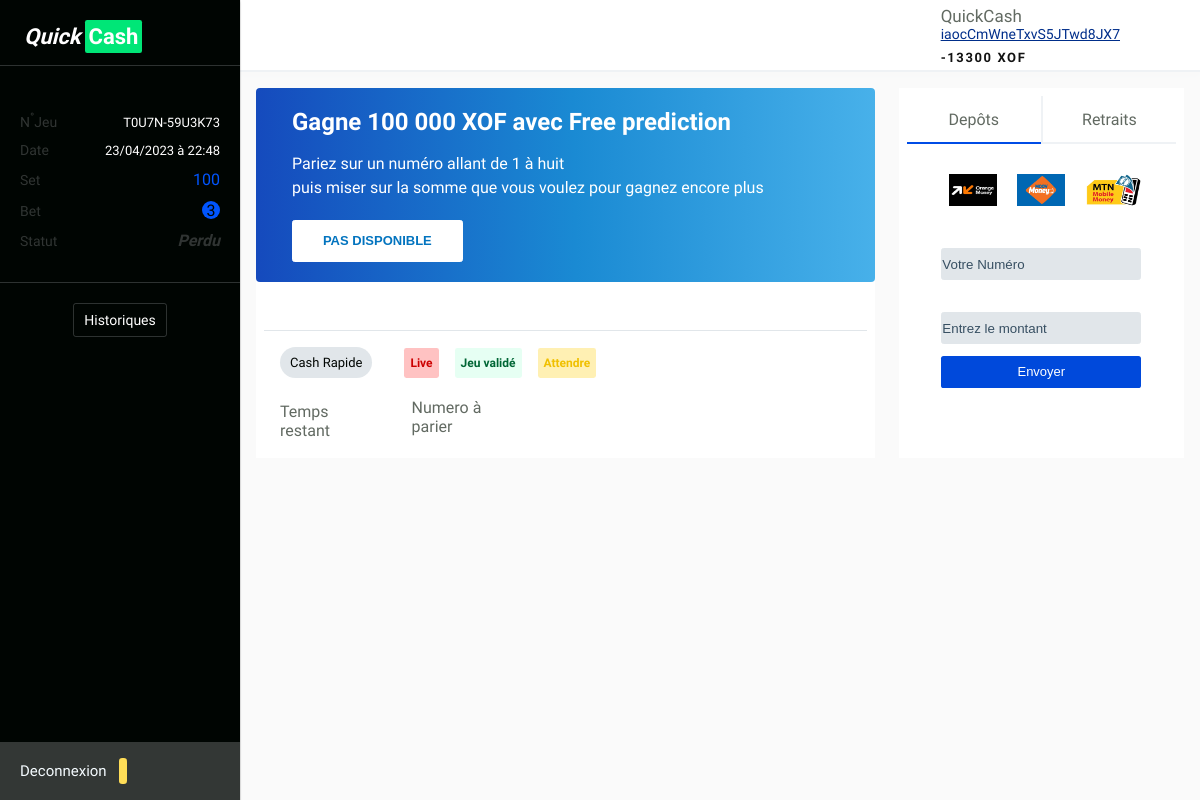
The app's page /profile (signed in), older data.
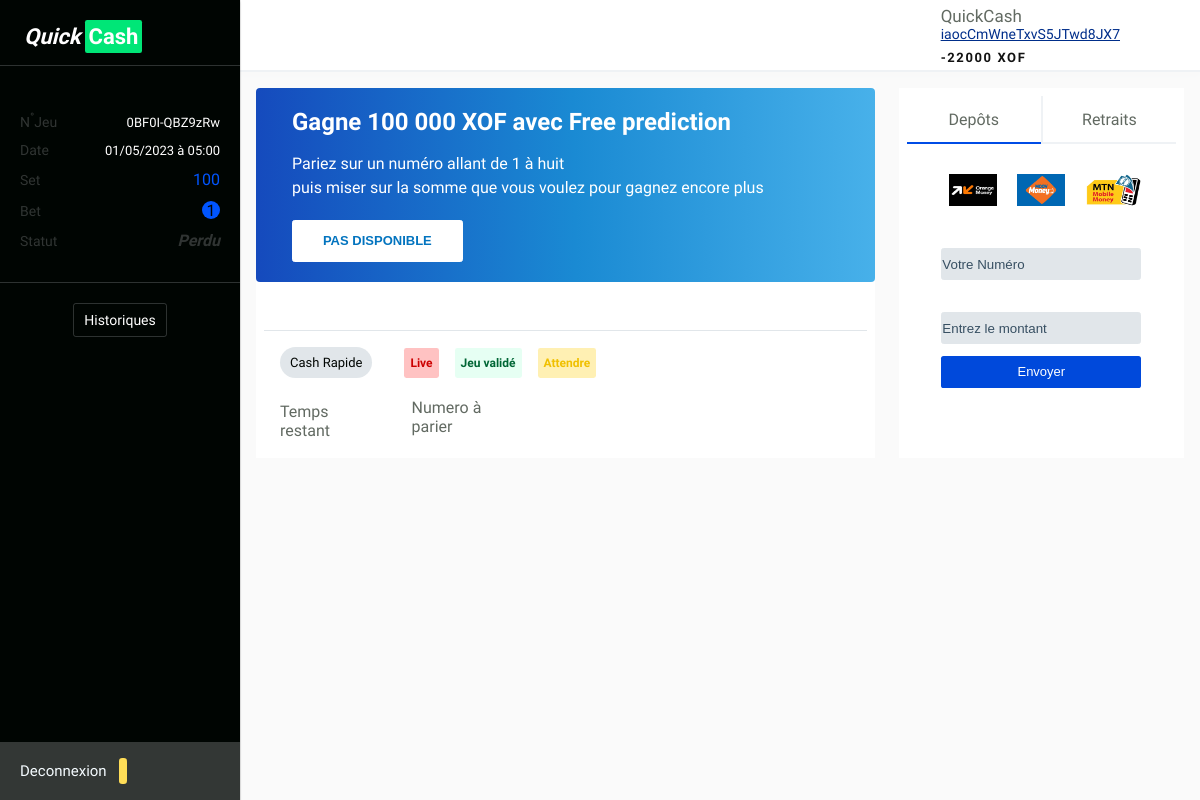
The same page, newer data.
### app/models.py (models this page shows, shortened)
class User(db.Model,UserMixin):
    id=db.Column(db.Integer,primary_key=True)
    email=db.Column(db.String(100),unique=True)
    password=db.Column(db.String(100))
    name=db.Column(db.String(1000))
    surname=db.Column(db.String(1000))
    pseudo=db.Column(db.String(1000))
    phone=db.Column(db.String(1000))
    date_n=db.Column(db.String(1000))
    phone=db.Column(db.String(1000))
    condition=db.Column(db.String(1000))
    registered_on = db.Column(db.DateTime, nullable=False)
    admin = db.Column(db.Boolean, nullable=False, default=False)
    confirmed = db.Column(db.Boolean, nullable=False, default=False)
    confirmed_on = db.Column(db.DateTime, nullable=True)
    active = db.Column(db.Boolean())
    solde= db.Column(db.Integer())
    compte_quickcash = db.relationship(
    'Compte_Quickcash',
    backref='user',
    lazy='dynamic'
    )
    game = db.relationship(
    'Game',
    backref='user',
    lazy='dynamic'
    )
    tmpgame= db.relationship(
    'TmpGame',
    backref='user',
    lazy='dynamic'
    )

class Compte_Quickcash(db.Model):
    id = db.Column(db.Integer(),primary_key=True)
    num_compt=db.Column(db.String(1000))
    solde= db.Column(db.Integer())
    user_id = db.Column(db.Integer(),db.ForeignKey('user.id'))

class Game(db.Model):
    id=db.Column(db.Integer(),primary_key=True)
    id_game=db.Column(db.String(1000))
    paid=db.Column(db.Integer())
    message=db.Column(db.Integer())
    user_id = db.Column(db.Integer(),db.ForeignKey('user.id'))
    statut=db.Column(db.Text())
    registered_on = db.Column(db.DateTime, nullable=False)

### app/main/routes.py (the view)
@main.route('/profile')
@login_required
@check_confirmed
def profile():
    user = User.query.filter_by(id=current_user.id).first()
    compte_user=Compte_Quickcash.query.filter_by(user_id=user.id).first()
    numero_client=compte_user.num_compt
    paids=Paid()
    game=Game.query.order_by(Game.id.desc()).filter_by(user_id=user.id).first()
    if game is not None:
        print(game)
        numero_jeu=game.id_game
        date_jeu=game.registered_on
        dt=datetime.fromisoformat(str(date_jeu))
        formatted_data=dt.strftime('%d/%m/%Y à %H:%M')
        mise_jeu=game.paid
        numero_parier=game.message
        statut=game.statut
    else:
        numero_jeu='pas information'
        formatted_data='pas information'
        mise_jeu='pas information'
        numero_parier='pas information'
        statut='pas information'
    return render_template('main/profile.html',paids=paids,numero_client=numero_client,numero_jeu=numero_jeu,formatted_data=formatted_data,mise_jeu=mise_jeu,numero_parier=numero_parier,statut=statut)

### app/main/routes.py (called while the page is built)
def Paid():
    paid_tab=[]
    start=100
    step=100
    while start<=10000:
        paid_tab.append(start)
        if start==1000:
            step=200
        if start==4000:
            step=500
        if start==6000:
            step=1000
        start+=step
    return paid_tab

### app/main/templates/main/profile.html (shortened to what this page needs)
<!DOCTYPE html>
<html lang="fr">
<head>
    <link href="{{url_for('static', filename = 'css/profileuitheme.css')}}" rel="stylesheet">
    <link href="{{url_for('static', filename = 'css/game.css')}}" rel="stylesheet">
    <link rel="stylesheet" href="https://cdnjs.cloudflare.com/ajax/libs/font-awesome/6.1.2/css/all.min.css">
    <link rel="stylesheet" href="https://unicons.iconscout.com/release/v4.0.8/css/line.css">
</head>
<body>
{% if current_user.confirmed and  current_user.is_authenticated%}
    <div class="grid-container">
        <div class="menu-icon">
        </div>
        <header class="header">
            <div class="profil-details header__items">
                <div class="header__avatar ">
                </div>
                <div class="detail-info">
                    <span class=" dt-items joueur">{{current_user.pseudo|e}}  </span>
                    <span class=" dt-items identifiant">{{numero_client|e}}  </span>
                    <span id="persist_solde" class="dt-items solde-joueur">{{current_user.solde|e}} XOF</span>
                </div>
            </div>
        </header>
        <aside class="sidenav">
            <div class="sidenav-item  logo-app">
                <span class="logo-name">
                    <span class="st">Quick</span><span class="nd">Cash</span>
                </span>
            </div>
            <div class="sidenav-item aside-item">
                <div class="sidenav__list-item game-detail">
                   <div class="game-detail-item numero_jeu" >
                    <span class="labels-item numero_jeu_item">N<sup>°</sup>Jeu</span>
                    <span  id="number_game">{{numero_jeu|e}}</span>
                   </div>
                   <div class="game-detail-item date_jeu" >
                    <span class="labels-item date_jeu_item">Date</span>
                    <span  id="date_game">{{formatted_data|e}}</span>
                   </div>
                   <div class="game-detail-item mise_jeu" >
                    <span class="labels-item mise_jeu_item">Set</span>
                    <span  id="set_game">{{mise_jeu|e}}</span>
                   </div>
                   <div class="game-detail-item bet_jeu" >
                    <span class="labels-item bet_jeu_item">Bet </span>
                    <span  id="bet_game">{{numero_parier|e}}</span>
                   </div>
                   <div class="game-detail-item statut_jeu">
                    <span class="labels-item statut_jeu_item">Statut</span>
                    <span  id="statut_game">{{statut|e}}</span>
                   </div>
                </div>
                <div class="more-item">
                    <a href="#">Historiques</a>
                </div>
            </div>
            <a class="nav-link logout-item sidenav-item " href="{{ url_for('auth.logout') }}">Deconnexion
                        <span class="uil uil-signout"></span>
            </a>
        </aside>
        <main class="main">
            <div class="main-header">
               <div class="grid main_description">
                        <div class="main-header__updates">
                            <div class="main-header__items main__description">
                                <div class="main-header__items main__description">
                                    <h2 class="desc__name">Gagne 100 000 XOF avec Free prediction</h2>
                                    <p>Pariez sur un numéro  allant de 1 à huit <br> puis miser sur la somme que vous voulez pour gagnez encore plus </p>
                                </div>
                                <button class="btn-open">Pas Disponible</button>
                            </div>
                        </div>
               </div>
               <div class="grid main_jeu">
                    <div class="grid-item-header">
                        <h3 class="grid-item-header-title">
                            Cash Rapide
                        </h3>
                        <div class="grid-item-header-statut" id="statut">
                            <span id="live">
                                Live
                            </span>
                            <span id="play">
                                Jeu validé
                            </span>
                            <span id="wait">
                                Attendre
                            </span>
                        </div>
                    </div>
                    <div class="grid-item-main" id="app">
                        <div class="display-header">
                            <div class="elt">
                                <span  id="titletimes">
                                    Temps restant
                                </span>
                            </div>
                            <div class="elt">
                                <span class="display-header-item" id="numbers">
                                    Numero à parier
                                </span>
                            </div>
                            <div class="elt">
                            </div>
                            <div class="elt">
                            </div>
                            <div class="elt">
                            </div>
                        </div>
                    </div>
                </div>
               <div class="grid main_quickpay">
                    <div class="deposit-retrait">
                        <div class="tabs">
                            <div id="open" class="tab  tablinks" onclick="openTab(event, 'tab1')"> <p>Depôts</p></div>
                            <div id="open" class="tab tablinks" onclick="openTab(event, 'tab2')"><p>Retraits</p></div>
                        </div>
                        <div id="tab1" class="boxcontent" >
                            <div class="box-ct ct-depot">
                                <form action="" method="post">
                                    <div class="select-op">
                                        <div class="op logo-orange">
                                            <img src="{{url_for('static', filename = 'images/OrangeMoney.webp')}}" alt="Operateur Orange CI" width="48px" height="32px" >
                                        </div>
                                        <div class="op logo-mtn">
                                            <img src="{{url_for('static', filename = 'images/moov-money.webp')}}" alt="Operateur Mtn CI" width="48px" height="32px" >
                                        </div>
                                        <div class="op logo-moov">
                                            <img src="{{url_for('static', filename = 'images/mtn-money.webp')}}" alt="Operateur Moov Africa " width="56px" height="32px">
                                        </div>
                                    </div>
                                    <div class="fields field-2 input-number">
                                        <input type="text" class="num" id="cr_no" placeholder="Votre Numéro" minlength="19" maxlength="19">
                                    </div>
                                    <div class="fields field-3 input-montant">
                                        <input type="text" id="montant" placeholder="Entrez le montant">
                                    </div>
                                    <div class="field-3 field-btn input-montant">
                                        <input type="button" value="Envoyer">
                                    </div>
                                </form>
                            </div>
                        </div>
                    </div>
               </div>
            </div>
        </main>
        <footer class="footer">
        </footer>
    </div>
{% endif %}
</body>
</html>

Row changes from the older to the newer data that the page shows:
no longer on this page (row unchanged): Game: id_game "T0U7N-59U3K73", statut "Perdu"
changed User "QuickCash": solde "-13300" → "-22000"
added Game: id_game "0BF0I-QBZ9zRw", statut "Perdu"
Text that changed along with them:
{{ numero_parier|e }}: "3" → "1"
text no longer shown: "23/04/2023 à 22:48"
text now shown: "01/05/2023 à 05:00"
